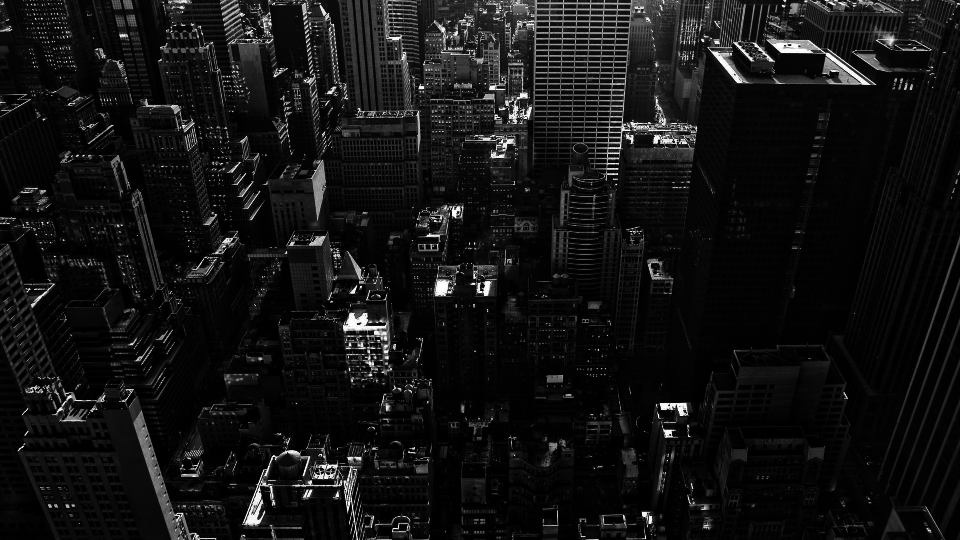
#> input picture Aulas/Semana 2/city_dark.tiff, 960 x 540 px
$ jupyter execute 'Equalização de histograma.ipynb'
#> lines starting #> are read from the running program, lines starting #| are printed output that depends on the picture
## Equalização de histograma

Seja $n_k$ o número de pixels na imagem possuindo o $k$-ésimo nível de intensidade (por exemplo, o primeiro nível com valor 0, o segundo com valor 1, e assim por diante), a transformação de equalização de histograma é dada por

\begin{equation}
s_k = T(k) = \frac{L-1}{MN}\sum_{j=0}^{k}n_j
\end{equation}
onde $s_k$ é o $k$-ésimo nível de intensidade após a transformação, $L$ o número de níveis de intensidade na imagem e $N$ e $M$ o número de linhas e colunas da imagem.

[cell 1]
import matplotlib.pyplot as plt
import numpy as np

def histogram_equalization(img):
    bins = range(0, 257)
    hist, _ = np.histogram(img, bins)    # Calcula quantos pixels possuem cada nível de intensidade

    # Calcula a transformação para cada nível de intensidade
    mn = sum(hist)
    c = 255./mn                           # O valor de (L-1)/MN
    out_intensity = np.zeros(256)
    for k in range(256):
        soma = 0
        for j in range(0, k+1):
            soma += hist[j]
        out_intensity[k] = c*soma

    # Aplica a transformação
    img_eq = np.zeros(img.shape)
    num_rows, num_cols = img.shape
    for row in range(num_rows):
        for col in range(num_cols):
            img_eq[row, col] = out_intensity[img[row, col]]

    return img_eq

[cell 2]
img = plt.imread('city_dark.tiff')
#> img is the input picture: shape (540, 960); min 0, max 255, mean 19.1
plt.figure(figsize=[12,12])
plt.imshow(img, 'gray')

[cell 3]
plt.hist(img.flatten(), bins=50)
plt.xlabel('Intensity')
plt.ylabel('Number of pixels')
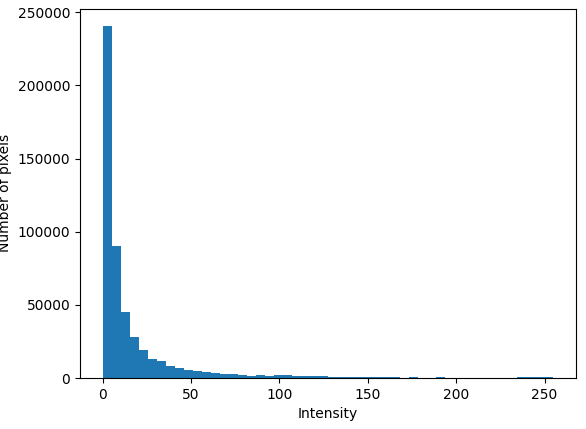
#> figure drawn by matplotlib, 1 panel; tallest bar 240364 high, from x = 0 to 5.1

[cell 4]
img_eq = histogram_equalization(img)
#> in histogram_equalization, `hist, _ = np.histogram(img, bins)`: hist = 256 values, max 50034 at index 1, min 0 at index 70, mean 2025
#> in histogram_equalization, `mn = sum(hist)`: mn = 518400
#> in histogram_equalization, `c = 255./mn`: c = 0.000492
#> after the loop in histogram_equalization, `for k in range(256):`: out_intensity = 256 values from 13.68 to 255
#> after the loop in histogram_equalization, `for row in range(num_rows):`:
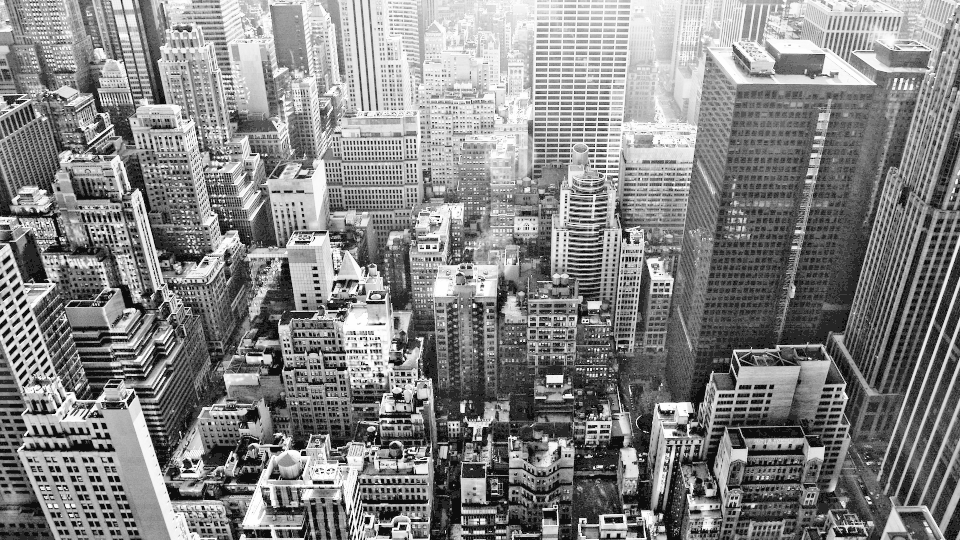
#> img_eq: shape (540, 960) float64; min 13.68, max 255, mean 133.5
plt.figure(figsize=[12,12])
plt.imshow(img_eq, 'gray')

[cell 5]
plt.hist(img_eq.flatten(), bins=50)
plt.xlabel('Intensity')
plt.ylabel('Number of pixels')
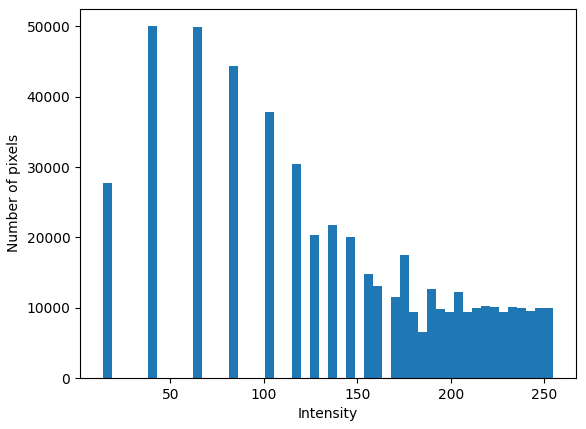
#> figure drawn by matplotlib, 1 panel; tallest bar 50034 high, from x = 37.81 to 42.64
